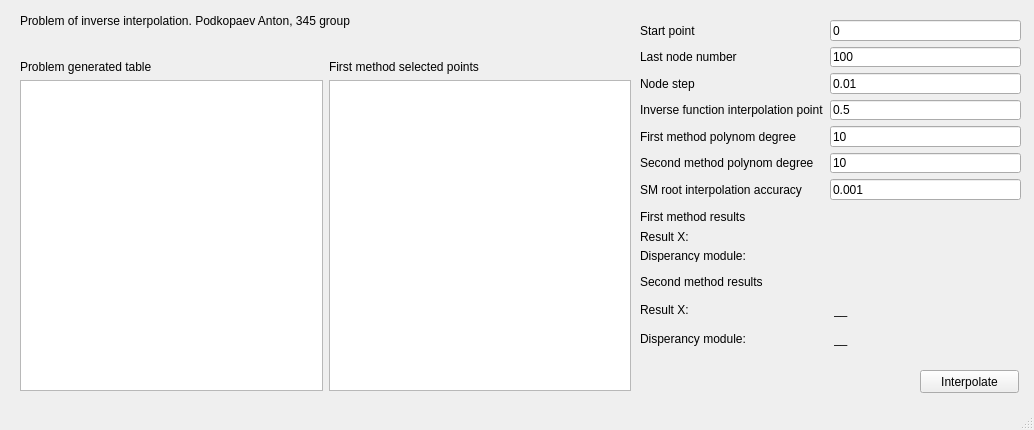
<?xml version="1.0" encoding="UTF-8"?>
<ui version="4.0">
 <class>MainWindow</class>
 <widget class="QMainWindow" name="MainWindow">
  <property name="geometry">
   <rect>
    <x>0</x>
    <y>0</y>
    <width>1034</width>
    <height>430</height>
   </rect>
  </property>
  <property name="windowTitle">
   <string>MainWindow</string>
  </property>
  <widget class="QWidget" name="centralwidget">
   <widget class="QWidget" name="gridLayoutWidget">
    <property name="geometry">
     <rect>
      <x>640</x>
      <y>20</y>
      <width>381</width>
      <height>180</height>
     </rect>
    </property>
    <layout class="QGridLayout" name="gridLayout">
     <item row="2" column="0">
      <widget class="QLabel" name="label_4">
       <property name="text">
        <string>Last node number</string>
       </property>
      </widget>
     </item>
     <item row="2" column="1">
      <widget class="QLineEdit" name="lastNodeNumberEdit">
       <property name="text">
        <string>100</string>
       </property>
      </widget>
     </item>
     <item row="3" column="0">
      <widget class="QLabel" name="label_3">
       <property name="text">
        <string>Node step</string>
       </property>
      </widget>
     </item>
     <item row="3" column="1">
      <widget class="QLineEdit" name="nodeStepEdit">
       <property name="text">
        <string>0.01</string>
       </property>
      </widget>
     </item>
     <item row="4" column="0">
      <widget class="QLabel" name="label_2">
       <property name="text">
        <string>Inverse function interpolation point</string>
       </property>
      </widget>
     </item>
     <item row="4" column="1">
      <widget class="QLineEdit" name="interPointEdit">
       <property name="text">
        <string>0.5</string>
       </property>
      </widget>
     </item>
     <item row="1" column="0">
      <widget class="QLabel" name="label">
       <property name="text">
        <string>Start point</string>
       </property>
      </widget>
     </item>
     <item row="1" column="1">
      <widget class="QLineEdit" name="startPointEdit">
       <property name="text">
        <string>0</string>
       </property>
      </widget>
     </item>
     <item row="5" column="0">
      <widget class="QLabel" name="label_7">
       <property name="text">
        <string>First method polynom degree</string>
       </property>
      </widget>
     </item>
     <item row="5" column="1">
      <widget class="QLineEdit" name="firstMethodPolynomDegreeEdit">
       <property name="text">
        <string>10</string>
       </property>
      </widget>
     </item>
     <item row="6" column="0">
      <widget class="QLabel" name="label_11">
       <property name="text">
        <string>Second method polynom degree</string>
       </property>
      </widget>
     </item>
     <item row="6" column="1">
      <widget class="QLineEdit" name="secondMethodPolynomDegreeEdit">
       <property name="text">
        <string>10</string>
       </property>
      </widget>
     </item>
     <item row="7" column="1">
      <widget class="QLineEdit" name="secondMethodAccuracyEdit">
       <property name="text">
        <string>0.001</string>
       </property>
      </widget>
     </item>
     <item row="7" column="0">
      <widget class="QLabel" name="label_9">
       <property name="text">
        <string>SM root interpolation accuracy</string>
       </property>
      </widget>
     </item>
    </layout>
   </widget>
   <widget class="QPushButton" name="pushButton">
    <property name="geometry">
     <rect>
      <x>920</x>
      <y>370</y>
      <width>99</width>
      <height>23</height>
     </rect>
    </property>
    <property name="text">
     <string>Interpolate</string>
    </property>
   </widget>
   <widget class="QWidget" name="gridLayoutWidget_2">
    <property name="geometry">
     <rect>
      <x>20</x>
      <y>60</y>
      <width>611</width>
      <height>331</height>
     </rect>
    </property>
    <layout class="QGridLayout" name="gridLayout_2">
     <item row="0" column="0">
      <widget class="QLabel" name="label_5">
       <property name="text">
        <string>Problem generated table</string>
       </property>
      </widget>
     </item>
     <item row="0" column="1">
      <widget class="QLabel" name="label_6">
       <property name="text">
        <string>First method selected points</string>
       </property>
      </widget>
     </item>
     <item row="2" column="0">
      <widget class="QTableWidget" name="tableWidget"/>
     </item>
     <item row="2" column="1">
      <widget class="QTableWidget" name="tableWidget_2"/>
     </item>
    </layout>
   </widget>
   <widget class="QLabel" name="label_8">
    <property name="geometry">
     <rect>
      <x>20</x>
      <y>10</y>
      <width>601</width>
      <height>21</height>
     </rect>
    </property>
    <property name="text">
     <string>Problem of inverse interpolation. Podkopaev Anton, 345 group</string>
    </property>
   </widget>
   <widget class="QLabel" name="funcLabel">
    <property name="geometry">
     <rect>
      <x>20</x>
      <y>30</y>
      <width>601</width>
      <height>21</height>
     </rect>
    </property>
    <property name="text">
     <string/>
    </property>
   </widget>
   <widget class="QWidget" name="gridLayoutWidget_3">
    <property name="geometry">
     <rect>
      <x>640</x>
      <y>210</y>
      <width>381</width>
      <height>52</height>
     </rect>
    </property>
    <layout class="QGridLayout" name="firstResultLayout">
     <item row="1" column="0">
      <widget class="QLabel" name="label_10">
       <property name="text">
        <string>Result X:</string>
       </property>
      </widget>
     </item>
     <item row="1" column="1">
      <widget class="QLabel" name="firstResultX_label">
       <property name="text">
        <string>__</string>
       </property>
      </widget>
     </item>
     <item row="2" column="0">
      <widget class="QLabel" name="label_12">
       <property name="text">
        <string>Disperancy module:</string>
       </property>
      </widget>
     </item>
     <item row="2" column="1">
      <widget class="QLabel" name="firstResultDisperancy_label">
       <property name="text">
        <string>__</string>
       </property>
      </widget>
     </item>
     <item row="0" column="0">
      <widget class="QLabel" name="label_14">
       <property name="text">
        <string>First method results</string>
       </property>
      </widget>
     </item>
    </layout>
   </widget>
   <widget class="QWidget" name="gridLayoutWidget_4">
    <property name="geometry">
     <rect>
      <x>640</x>
      <y>270</y>
      <width>381</width>
      <height>80</height>
     </rect>
    </property>
    <layout class="QGridLayout" name="gridLayout_3">
     <item row="0" column="0">
      <widget class="QLabel" name="label_13">
       <property name="text">
        <string>Second method results</string>
       </property>
      </widget>
     </item>
     <item row="1" column="0">
      <widget class="QLabel" name="label_15">
       <property name="text">
        <string>Result X:</string>
       </property>
      </widget>
     </item>
     <item row="2" column="0">
      <widget class="QLabel" name="label_16">
       <property name="text">
        <string>Disperancy module:</string>
       </property>
      </widget>
     </item>
     <item row="1" column="1">
      <widget class="QLabel" name="secondMethodResultX_label">
       <property name="text">
        <string>__</string>
       </property>
      </widget>
     </item>
     <item row="2" column="1">
      <widget class="QLabel" name="secondMethodDisperancy_label">
       <property name="text">
        <string>__</string>
       </property>
      </widget>
     </item>
    </layout>
   </widget>
  </widget>
  <widget class="QMenuBar" name="menubar">
   <property name="geometry">
    <rect>
     <x>0</x>
     <y>0</y>
     <width>1034</width>
     <height>20</height>
    </rect>
   </property>
  </widget>
  <widget class="QStatusBar" name="statusbar"/>
 </widget>
 <resources/>
 <connections/>
</ui>
